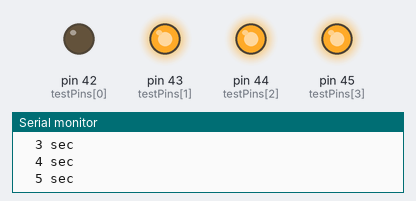
A sketch run on a simulated Arduino Mega 2560, built with avr-gcc and run on an emulated ATmega2560. Parts: output pins drawn as LEDs (lit = HIGH), the last lines printed to the serial monitor.

Above: at 8.0 s.
At 23.0 s:
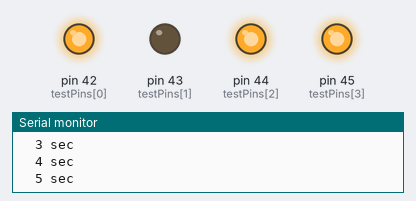
At 38.0 s:
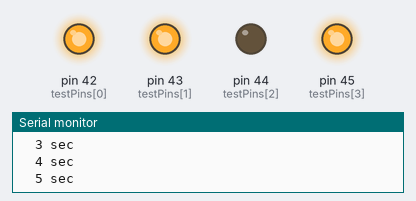
At 53.0 s:
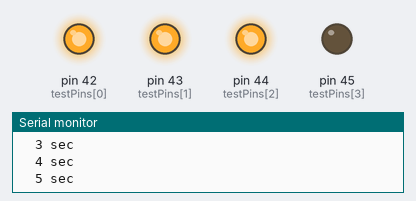
At 80.5 s:
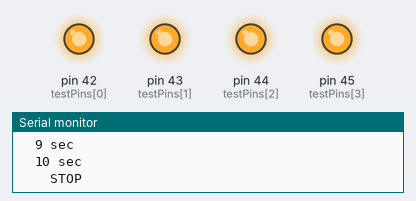
Timing chart, 0 to 87.5 s (numbered marks = the images above):
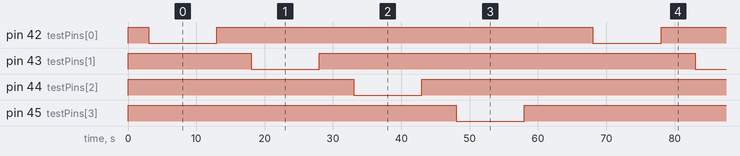

Measured:
- by itself, pin 42 (testPins[0]), pin 43 (testPins[1]), pin 44 (testPins[2]), pin 45 (testPins[3]): alternates HIGH for 55.0 s and LOW for 10.0 s

The sketch:

test_both_actuators.ino
```cpp
/**
 * TEST: Scan pins 42-45 one by one
 */

int testPins[] = {42, 43, 44, 45};
int numPins = 4;
int currentPin = 0;

void setup() {
  Serial.begin(115200);

  for (int i = 0; i < numPins; i++) {
    pinMode(testPins[i], OUTPUT);
    digitalWrite(testPins[i], HIGH);
  }

  Serial.println("\n========================================");
  Serial.println("SCANNING PINS 42-45");
  Serial.println("========================================\n");
  delay(3000);
}

void loop() {
  int pin = testPins[currentPin];

  Serial.print("\n>>> Testing PIN ");
  Serial.print(pin);
  Serial.println(" = LOW");

  digitalWrite(pin, LOW);

  for (int i = 1; i <= 10; i++) {
    Serial.print("  ");
    Serial.print(i);
    Serial.println(" sec");
    delay(1000);
  }

  digitalWrite(pin, HIGH);
  Serial.println("    STOP");
  delay(5000);

  currentPin++;
  if (currentPin >= numPins) {
    Serial.println("\n========================================");
    Serial.println("SCAN COMPLETE! Restarting...");
    Serial.println("========================================\n");
    currentPin = 0;
    delay(5000);
  }
}
```
